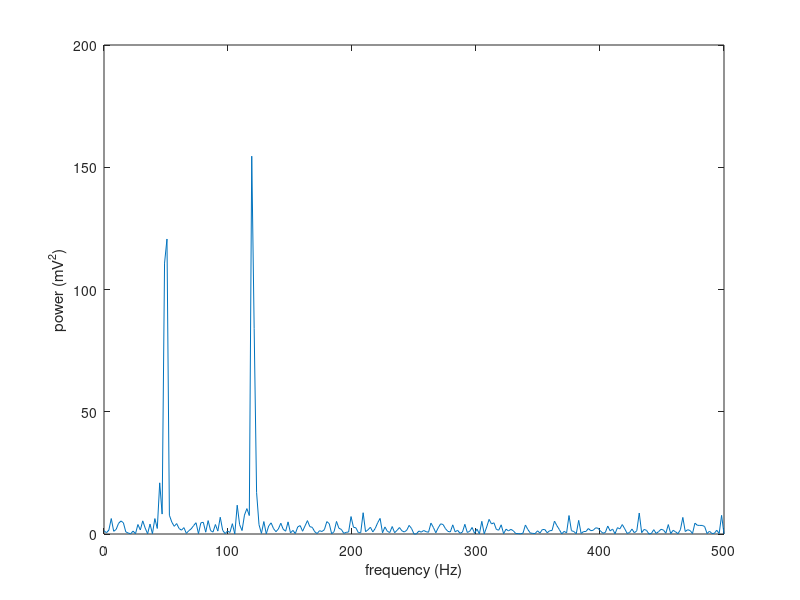
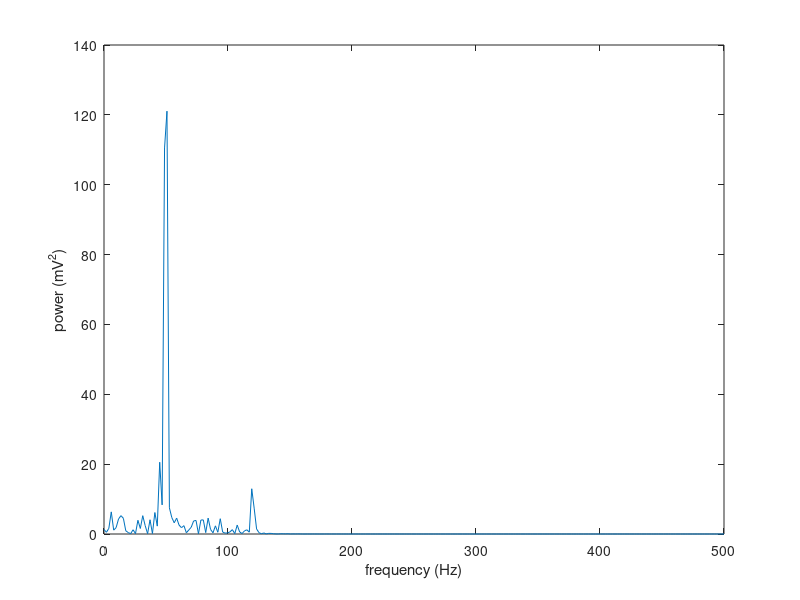

Here is the MATLAB script that generated these plots, in order: (Note: this script raises an error after producing the figures.)
% Applications of Convolution
%
% Part 1: Filtering Data, 2P imaging of neuronal calcium 
%
% As we saw in lab01, multiple noise sources can be present in data
% recordings and must be removed to better detect the signal.  In this
% section, we will look at data collected using 2-photon imaging from a
% calcium indicator dye loaded into a murine brain slice. When a neuron
% fires an action potential, there is a large and rapid influx of calcium
% into the cell. Using a fluorophore that binds to calcium, we can use this
% phenomenon to observe activity in large populations of neurons. The
% measured signal is actually a count of photons emitted from the
% fluorophore, and represents the change in fluorescence in an individual
% neuron. This change in fluorescence represents the concentration of
% calcium in the cell, which reflects action potential activity (or
% _firing_). Every time the neuron spikes, there is a quick rise in the
% fluorescence signal followed by exponential decay. The time the spike
% occurs is at the initial rise from baseline, NOT the peak of the signal.
% 
% This method of signal detection is sensitive to Johnson and Shot noise,
% which are both Gaussian in their distribution (assuming large numbers).
% While Gaussian white noise (GWN) is annoyingly omnipresent, it can be
% conveniently removed by taking the average of many signals. This concept
% is used often in scientific research with a large enough sample size, so 
% the noise can be averaged out.
% 
% Many other types of noise, however, cannot averaged out, and there are a
% wide variety of filters that exist for this reason. Periodic noise is one
% such example. Periodic noise is often caused by instrumentation, and can
% be removed with a _notch_ ak.k. _stopband_ filter if it occurs at one
% specific frequency. alternatively, a passband filter can be used to
% remove frequencies abover (lowpass) or below (highpass) a set cutoff. One
% common filter is the butterworth filter. Filter types vary in how the the
% steepness of their rolloff, that is, how sharply they cut off the
% specified filter frequencies. Let's use as an example a signal with two
% frequesncies present and some GWN. As is the instance with all signal
% processing, your nyquist frequency, which depends on your sampling rate,
% is very important in your analyses.

fs = 1000;                          % sampling frequency   
nyquist = fs/2;                     % nyquist frequency
nfft = 512;                         % number of sampled points (best if this is a power of 2)
range = (nfft/2)+1;                 % set the range for the spectral plot
t = 0:1/fs:0.6;                     % set time vector
f = fs*(0:range-1)/nfft;            % set frequency vector
x = sin(2*pi*50*t)+sin(2*pi*120*t); % make a series with 50,120 Hz signals
y = x+randn(1,length(t));           % add gaussian noise

Y = fft(y, nfft);                   % compute FFT
Pyy = 2*Y.*conj(Y) /nfft;           % compute power spectrum
figure;
plot(f, Pyy(1:range)); 
xlabel('frequency (Hz)');ylabel('power (mV^2)');

% Now, let's create a lowpass filter with a cutoff frequency of 100Hz.

[b,a] = butter(6, 100/nyquist,'low');

% Notice the first input into the butterworth filter function is a _6_.
% This is the order of the filter, which determines the steepness off the
% rolloff. Try using a first order filter and see how this affects the
% filtered signal.
%
% The _butter_ command in MATLAB only creates the filter. To filter your
% signal, you must pass your filter coefficients (b,a) to a filter
% function, like this:

filteredData = filter(b,a,y);

% To view the results, plot your power spectra again after the signal has been
% filtered:

Y=fft(filteredData, nfft); % compute FFT
Pyy = 2*Y.*conj(Y) /nfft;  % compute power spectrum
figure;
plot(f, Pyy(1:range)); 
xlabel('frequency (Hz)');ylabel('power (mV^2)');

% Load the file 'fluoData.mat.' This file contains 100 rows
% corresponding to 100 cells, the first 50 belonging to one population of
% cells, the second 50 belonging to another. The values on the Y axis are
% fluorescence values in arbitrary units.  The X axis is time, where each
% sample is from a 20ms long frame (corresponding to a sample rate of
% 50Hz).  The X axis should have 2750 data points, corresponding to 55
% seconds of total imaging. To plot the fluorescence value for neuron #1,
%
% For the sake of this problem, you can assume that all cells of a single
% population exhibit synchronous firing.  Therefore if one cell fires, all
% cells will fire in the same 20ms frame.  The same goes with the other
% population.  In this question we are going to ask, which population of
% cells is firing first?
%
% Calculate the power spectra of the noise in the data, by taking the Fourier
% transform of a time window in which there is no real signal. 

load('fluoData.mat')
y = fluoData(45:55,1:500);
fs = 50;                   % sampling frequency   
nyquist = fs/2 ;           % nyquist frequency
nfft = 2750;               % number of sampled points (best if this is a power of 2)
range = (nfft/2)+1;        % set the range for the spectral plot
t = 0:1/fs:0.6;            % set time vector
f = fs*(0:range-1)/nfft;   % set frequency vector
Y = fft(y, nfft);          % compute FFT
Pyy = 2*Y.*conj(Y) /nfft;  % compute power spectrum
figure;
plot(f, Pyy(1:range)); 
xlabel('frequency (Hz)');ylabel('power (mV^2)');
 
% Use the butterworth filter to remove frequencies in the noise 
% spectrum from the signal. Plot an example neuron from
% each population in fluorescence (a.u.) vs time (ms) before and after
% filtering.

load('fluoData.mat')
y1 = fluoData(25,1:2750);
y2 = fluoData(75,1:2750);
fs = 50;                  % sampling frequency   
nyquist = fs/2;           % nyquist frequency
nfft = 2750;              % number of sampled points (best if this is a power of 2)
range = (nfft/2)+1;       % set the range for the spectral plot
t = 0:1/fs:0.6;           % set time vector
f = fs*(0:range-1)/nfft;  % set frequency vector
[b,a] = butter(6, 5/nyquist,'low');
filteredData1 = filter(b,a,y1);
filteredData2 = filter(b,a,y2);
figure;
plot(y1, 'c');
hold on;
plot(filteredData1, 'm');
legend('Pre-filter', 'Post-filter');
title('Neuron 25, Population 1');xlabel('Time (ms)');ylabel('Fluorescence (a.u.)');
figure;
plot(y2, 'y');
hold on;
plot(filteredData2, 'k');
legend('Pre-filter', 'Post-filter');
title('Neuron 75, Population 2');xlabel('Time (ms)');ylabel('Fluorescence (a.u.)');

% Do the two populations (neurons 1-50 and 51-100) fire at the same time?
% To answer this question, take the mean, or the sum of the 50 filtered
% signals in each group, and plot them on the same graph using diferent
% colors.

load('fluoData.mat')
y1 = fluoData(1:50,1:2750);
y3 = sum(y1);
y2 = fluoData(51:100,1:2750);
y4 = sum(y2);
fs = 50;                 % sampling frequency   
nyquist = fs/2;          % nyquist frequency
nfft = 2750;             % number of sampled points (best if this is a power of 2)
range = (nfft/2)+1;      % set the range for the spectral plot
t = 0:1/fs:0.6;          % set time vector
f = fs*(0:range-1)/nfft; % set frequency vector
[b,a] = butter(6, 5/nyquist,'low');
filteredData3 = filter(b,a,y3);
filteredData4 = filter(b,a,y4);
figure;
plot(filteredData3, 'c');
hold on;
plot(filteredData4, 'm');
legend('Population 1', 'Population 2');
title('Action Potentials of Populations 1 and 2');xlabel('Time (ms)');ylabel('Fluorescence (a.u.)');

% Part 2: Design your own filters.
%
% In this part you will design some simple convolution filters in the
% frequency domain and test whether they work on a signal. Use the mean or
% sum of the first 50 rows in the fluoroData set provided above as your
% data.
%
% Come up with a simple low-pass frequency filter by creating a vector
% of 1s and 0s in the frequency domain, multiplying it by the Fourier transform
% of the data, and taking the inverse FT of the product using ifft. Try
% different cutoff frequencies and compare the filtered output to that from the
% butterworth filter used in Part 1.

load('fluoData.mat')
y5 = fluoData(1:50,1:2750);
y6 = sum(y5);
fs = 50;                 % sampling frequency   
nyquist = fs/2;          % nyquist frequency
nfft = 2750;             % number of sampled points (best if this is a power of 2)
range = (nfft/2)+1;      % set the range for the spectral plot
t = 0:1/fs:0.6;          % set time vector
f = fs*(0:range-1)/nfft; % set frequency vector
Y = fft(y6, nfft);       % compute FFT
y = zeros(1,(length(Y)-1000));
a = [zeros(1,1000) y];

y1 = zeros(length(Y),1);
a1(1:10) = Y(1:10);

y2 = zeros(length(Y),1);
a2(1:5) = Y(1:5);

filtered1 = a.*Y
filtered2 = ifft(filtered1, nfft);
filtered4 = ifft(y1);
filtered6 = ifft(y2);

[b,a] = butter(6, 5/nyquist,'low');
filtered7 = filter(b,a,y6);
figure;
plot(filtered2, 'c'); 
hold on;
plot(filtered4, 'm');
hold on;
plot(filtered6, 'y');
hold on;
plot(filtered7, 'm');
legend('Filter - first 20 freq', 'Filter - first 10 freq', 'Filter - first 5 freq', 'Butterworth Filter - 5Hz');
title('Population 1 Frequency');xlabel('frequency (Hz)');ylabel('power (mV^2)');

% Part 3: Image Processing
%
% MATLAB has exellent built-in image processing functions which are hard to 
% replicate by hand, so in this part I will simply introduce you to some of them. 
%
% Use the filtering capabilities to mess up the peppers image, using commands
% fspecial and imfilter. (See the help page for fspecial for examples). In 
% particular, use the 'motion' and 'gaussian' filters to produce two messed
% up images from the image you loaded. Produce images of both.

pic = imread('peppers.png');
image(pic);

h = fspecial('gaussian', 50, 45);
filteredpic1 = imfilter(pic, h);
figure, image(filteredpic1);
title('Original Filtered Pic 1');
h1 = fspecial('motion', 50, 45);
filteredpic2 = imfilter(pic, h1);
figure, image(filteredpic2);
title('Original Filtered Pic 2');

% Use the deconvolution capabilities of deconvblind to see how well you
% can restore the original image (see the help page for deconvblind for
% examples). Try starting with different initial point spread functions
% (PSFs) - randing from something very simple like a 2 by 2 matrix of 1s,
% to exactly the PSF that you used to convolve the data in 3.1. Produce
% images of the reconstructed results.

INITPSF = [ 1 1; 1 1 ]
J = deconvblind(filteredpic1,INITPSF,30);
figure, image(J);
title('Restored Image');
K = deconvblind(filteredpic1,h,30);
figure, image(K);
title('Restored Image 2');
